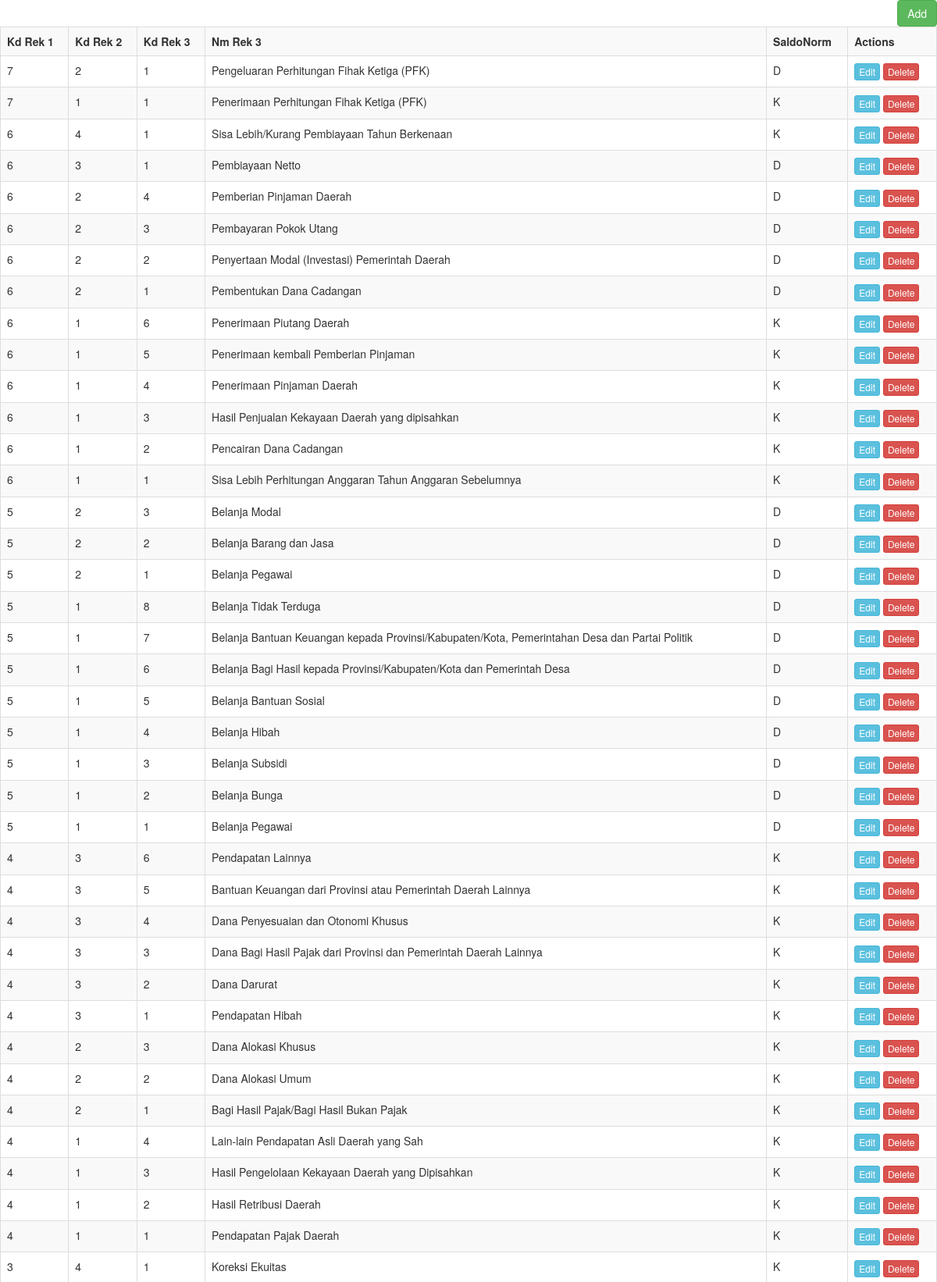
The app's page /index.php/ref_rek_3 (upper part) with its own data.
### tables this page shows
CREATE TABLE `ref_rek_3` (
  `Kd_Rek_1` tinyint(4) NOT NULL DEFAULT '0',
  `Kd_Rek_2` tinyint(4) NOT NULL DEFAULT '0',
  `Kd_Rek_3` tinyint(4) NOT NULL DEFAULT '0',
  `Nm_Rek_3` varchar(100) DEFAULT NULL,
  `SaldoNorm` varchar(1) DEFAULT NULL
);

### application/controllers/Ref_rek_3.php (called while the page is built, shortened)
<?php
class Ref_rek_3 extends CI_Controller{
    function __construct()
    {
        $this->load->model('Ref_rek_3_model');
    }
    function index()
    {
        $data['ref_rek_3'] = $this->Ref_rek_3_model->get_all_ref_rek_3();
        $data['_view'] = 'ref_rek_3/index';
        $this->load->view('layouts/main',$data);
    }
}

### index.php (called while the page is built, shortened)
<?php
require_once BASEPATH.'core/CodeIgniter.php';

### application/models/Ref_rek_3_model.php (called while the page is built, shortened)
<?php
class Ref_rek_3_model extends CI_Model
{
    function get_all_ref_rek_3()
    {
        $this->db->order_by('Kd_Rek_1', 'desc');
        return $this->db->get('ref_rek_3')->result_array();
    }
}

### application/views/ref_rek_3/index.php (the view)
<div class="pull-right">
	<a href="<?php echo site_url('ref_rek_3/add'); ?>" class="btn btn-success">Add</a>
</div>
<table class="table table-striped table-bordered">
    <tr>
		<th>Kd Rek 1</th>
		<th>Kd Rek 2</th>
		<th>Kd Rek 3</th>
		<th>Nm Rek 3</th>
		<th>SaldoNorm</th>
		<th>Actions</th>
    </tr>
	<?php foreach($ref_rek_3 as $r){ ?>
    <tr>
		<td><?php echo $r['Kd_Rek_1']; ?></td>
		<td><?php echo $r['Kd_Rek_2']; ?></td>
		<td><?php echo $r['Kd_Rek_3']; ?></td>
		<td><?php echo $r['Nm_Rek_3']; ?></td>
		<td><?php echo $r['SaldoNorm']; ?></td>
		<td>
            <a href="<?php echo site_url('ref_rek_3/edit/'.$r['Kd_Rek_1']); ?>" class="btn btn-info btn-xs">Edit</a>
            <a href="<?php echo site_url('ref_rek_3/remove/'.$r['Kd_Rek_1']); ?>" class="btn btn-danger btn-xs">Delete</a>
        </td>
    </tr>
	<?php } ?>
</table>

### records on screen
ref_rek_3: Kd_Rek_1 "7", Kd_Rek_2 "2", Kd_Rek_3 "1", Nm_Rek_3 "Pengeluaran Perhitungan Fihak Ketiga (PFK)", SaldoNorm "D"
ref_rek_3: Kd_Rek_1 "7", Kd_Rek_2 "1", Kd_Rek_3 "1", Nm_Rek_3 "Penerimaan Perhitungan Fihak Ketiga (PFK)", SaldoNorm "K"
ref_rek_3: Kd_Rek_1 "6", Kd_Rek_2 "4", Kd_Rek_3 "1", Nm_Rek_3 "Sisa Lebih/Kurang Pembiayaan Tahun Berkenaan", SaldoNorm "K"
ref_rek_3: Kd_Rek_1 "6", Kd_Rek_2 "3", Kd_Rek_3 "1", Nm_Rek_3 "Pembiayaan Netto", SaldoNorm "D"
ref_rek_3: Kd_Rek_1 "6", Kd_Rek_2 "2", Kd_Rek_3 "4", Nm_Rek_3 "Pemberian Pinjaman Daerah", SaldoNorm "D"
ref_rek_3: Kd_Rek_1 "6", Kd_Rek_2 "2", Kd_Rek_3 "3", Nm_Rek_3 "Pembayaran Pokok Utang", SaldoNorm "D"
ref_rek_3: Kd_Rek_1 "6", Kd_Rek_2 "2", Kd_Rek_3 "2", Nm_Rek_3 "Penyertaan Modal (Investasi) Pemerintah Daerah", SaldoNorm "D"
ref_rek_3: Kd_Rek_1 "6", Kd_Rek_2 "2", Kd_Rek_3 "1", Nm_Rek_3 "Pembentukan Dana Cadangan", SaldoNorm "D"
ref_rek_3: Kd_Rek_1 "6", Kd_Rek_2 "1", Kd_Rek_3 "6", Nm_Rek_3 "Penerimaan Piutang Daerah", SaldoNorm "K"
ref_rek_3: Kd_Rek_1 "6", Kd_Rek_2 "1", Kd_Rek_3 "5", Nm_Rek_3 "Penerimaan kembali Pemberian Pinjaman", SaldoNorm "K"
ref_rek_3: Kd_Rek_1 "6", Kd_Rek_2 "1", Kd_Rek_3 "4", Nm_Rek_3 "Penerimaan Pinjaman Daerah", SaldoNorm "K"
ref_rek_3: Kd_Rek_1 "6", Kd_Rek_2 "1", Kd_Rek_3 "3", Nm_Rek_3 "Hasil Penjualan Kekayaan Daerah yang dipisahkan", SaldoNorm "K"
ref_rek_3: Kd_Rek_1 "6", Kd_Rek_2 "1", Kd_Rek_3 "2", Nm_Rek_3 "Pencairan Dana Cadangan", SaldoNorm "K"
ref_rek_3: Kd_Rek_1 "6", Kd_Rek_2 "1", Kd_Rek_3 "1", Nm_Rek_3 "Sisa Lebih Perhitungan Anggaran Tahun Anggaran Sebelumnya", SaldoNorm "K"
ref_rek_3: Kd_Rek_1 "5", Kd_Rek_2 "2", Kd_Rek_3 "3", Nm_Rek_3 "Belanja Modal", SaldoNorm "D"
ref_rek_3: Kd_Rek_1 "5", Kd_Rek_2 "2", Kd_Rek_3 "2", Nm_Rek_3 "Belanja Barang dan Jasa", SaldoNorm "D"
ref_rek_3: Kd_Rek_1 "5", Kd_Rek_2 "2", Kd_Rek_3 "1", Nm_Rek_3 "Belanja Pegawai", SaldoNorm "D"
ref_rek_3: Kd_Rek_1 "5", Kd_Rek_2 "1", Kd_Rek_3 "8", Nm_Rek_3 "Belanja Tidak Terduga", SaldoNorm "D"
ref_rek_3: Kd_Rek_1 "5", Kd_Rek_2 "1", Kd_Rek_3 "7", Nm_Rek_3 "Belanja Bantuan Keuangan kepada Provinsi/Kabupaten/Kota, Pemerintahan Desa dan Partai Politik", SaldoNorm "D"
ref_rek_3: Kd_Rek_1 "5", Kd_Rek_2 "1", Kd_Rek_3 "6", Nm_Rek_3 "Belanja Bagi Hasil kepada Provinsi/Kabupaten/Kota dan Pemerintah Desa", SaldoNorm "D"
ref_rek_3: Kd_Rek_1 "5", Kd_Rek_2 "1", Kd_Rek_3 "5", Nm_Rek_3 "Belanja Bantuan Sosial", SaldoNorm "D"
ref_rek_3: Kd_Rek_1 "5", Kd_Rek_2 "1", Kd_Rek_3 "4", Nm_Rek_3 "Belanja Hibah", SaldoNorm "D"
ref_rek_3: Kd_Rek_1 "5", Kd_Rek_2 "1", Kd_Rek_3 "3", Nm_Rek_3 "Belanja Subsidi", SaldoNorm "D"
ref_rek_3: Kd_Rek_1 "5", Kd_Rek_2 "1", Kd_Rek_3 "2", Nm_Rek_3 "Belanja Bunga", SaldoNorm "D"
ref_rek_3: Kd_Rek_1 "5", Kd_Rek_2 "1", Kd_Rek_3 "1", Nm_Rek_3 "Belanja Pegawai", SaldoNorm "D"
ref_rek_3: Kd_Rek_1 "4", Kd_Rek_2 "3", Kd_Rek_3 "6", Nm_Rek_3 "Pendapatan Lainnya", SaldoNorm "K"
ref_rek_3: Kd_Rek_1 "4", Kd_Rek_2 "3", Kd_Rek_3 "5", Nm_Rek_3 "Bantuan Keuangan dari Provinsi atau Pemerintah Daerah Lainnya", SaldoNorm "K"
ref_rek_3: Kd_Rek_1 "4", Kd_Rek_2 "3", Kd_Rek_3 "4", Nm_Rek_3 "Dana Penyesuaian dan Otonomi Khusus", SaldoNorm "K"
ref_rek_3: Kd_Rek_1 "4", Kd_Rek_2 "3", Kd_Rek_3 "3", Nm_Rek_3 "Dana Bagi Hasil Pajak dari Provinsi dan Pemerintah Daerah Lainnya", SaldoNorm "K"
ref_rek_3: Kd_Rek_1 "4", Kd_Rek_2 "3", Kd_Rek_3 "2", Nm_Rek_3 "Dana Darurat", SaldoNorm "K"
ref_rek_3: Kd_Rek_1 "4", Kd_Rek_2 "3", Kd_Rek_3 "1", Nm_Rek_3 "Pendapatan Hibah", SaldoNorm "K"
ref_rek_3: Kd_Rek_1 "4", Kd_Rek_2 "2", Kd_Rek_3 "3", Nm_Rek_3 "Dana Alokasi Khusus", SaldoNorm "K"
ref_rek_3: Kd_Rek_1 "4", Kd_Rek_2 "2", Kd_Rek_3 "2", Nm_Rek_3 "Dana Alokasi Umum", SaldoNorm "K"
ref_rek_3: Kd_Rek_1 "4", Kd_Rek_2 "2", Kd_Rek_3 "1", Nm_Rek_3 "Bagi Hasil Pajak/Bagi Hasil Bukan Pajak", SaldoNorm "K"
ref_rek_3: Kd_Rek_1 "4", Kd_Rek_2 "1", Kd_Rek_3 "4", Nm_Rek_3 "Lain-lain Pendapatan Asli Daerah yang Sah", SaldoNorm "K"
ref_rek_3: Kd_Rek_1 "4", Kd_Rek_2 "1", Kd_Rek_3 "3", Nm_Rek_3 "Hasil Pengelolaan Kekayaan Daerah yang Dipisahkan", SaldoNorm "K"
ref_rek_3: Kd_Rek_1 "4", Kd_Rek_2 "1", Kd_Rek_3 "2", Nm_Rek_3 "Hasil Retribusi Daerah", SaldoNorm "K"
ref_rek_3: Kd_Rek_1 "4", Kd_Rek_2 "1", Kd_Rek_3 "1", Nm_Rek_3 "Pendapatan Pajak Daerah", SaldoNorm "K"
ref_rek_3: Kd_Rek_1 "3", Kd_Rek_2 "4", Kd_Rek_3 "1", Nm_Rek_3 "Koreksi Ekuitas", SaldoNorm "K"
